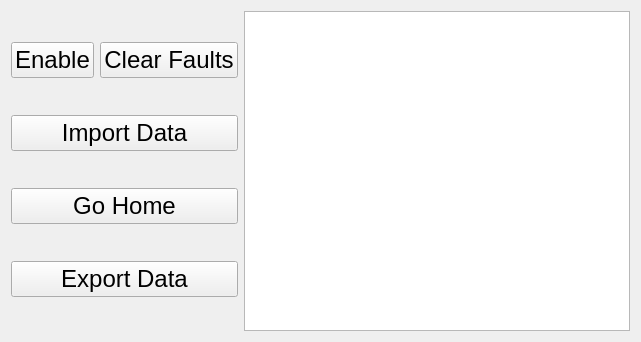
<?xml version="1.0" encoding="UTF-8"?>
<ui version="4.0">
 <class>ActuatorPvtInterface33</class>
 <widget class="QWidget" name="ActuatorPvtInterface33">
  <property name="geometry">
   <rect>
    <x>0</x>
    <y>0</y>
    <width>641</width>
    <height>342</height>
   </rect>
  </property>
  <property name="windowTitle">
   <string>Form</string>
  </property>
  <layout class="QVBoxLayout" name="verticalLayout_2">
   <item>
    <layout class="QHBoxLayout" name="horizontalLayout_2">
     <item>
      <layout class="QVBoxLayout" name="verticalLayout">
       <item>
        <layout class="QHBoxLayout" name="horizontalLayout">
         <item>
          <widget class="QPushButton" name="EnableButton">
           <property name="font">
            <font>
             <pointsize>18</pointsize>
            </font>
           </property>
           <property name="text">
            <string>Enable</string>
           </property>
           <property name="checkable">
            <bool>true</bool>
           </property>
          </widget>
         </item>
         <item>
          <widget class="QPushButton" name="ClearFaultsButton">
           <property name="font">
            <font>
             <pointsize>18</pointsize>
            </font>
           </property>
           <property name="text">
            <string>Clear Faults</string>
           </property>
          </widget>
         </item>
        </layout>
       </item>
       <item>
        <widget class="QPushButton" name="ImportDataButton">
         <property name="font">
          <font>
           <pointsize>18</pointsize>
          </font>
         </property>
         <property name="text">
          <string>Import Data</string>
         </property>
        </widget>
       </item>
       <item>
        <widget class="QPushButton" name="StartButton">
         <property name="font">
          <font>
           <pointsize>18</pointsize>
          </font>
         </property>
         <property name="text">
          <string>Go Home</string>
         </property>
         <property name="checkable">
          <bool>false</bool>
         </property>
         <property name="checked">
          <bool>false</bool>
         </property>
        </widget>
       </item>
       <item>
        <widget class="QPushButton" name="ExportDataButton">
         <property name="font">
          <font>
           <pointsize>18</pointsize>
          </font>
         </property>
         <property name="text">
          <string>Export Data</string>
         </property>
        </widget>
       </item>
      </layout>
     </item>
     <item>
      <widget class="QTextBrowser" name="RobotLogBrowser"/>
     </item>
    </layout>
   </item>
  </layout>
 </widget>
 <resources/>
 <connections/>
</ui>
